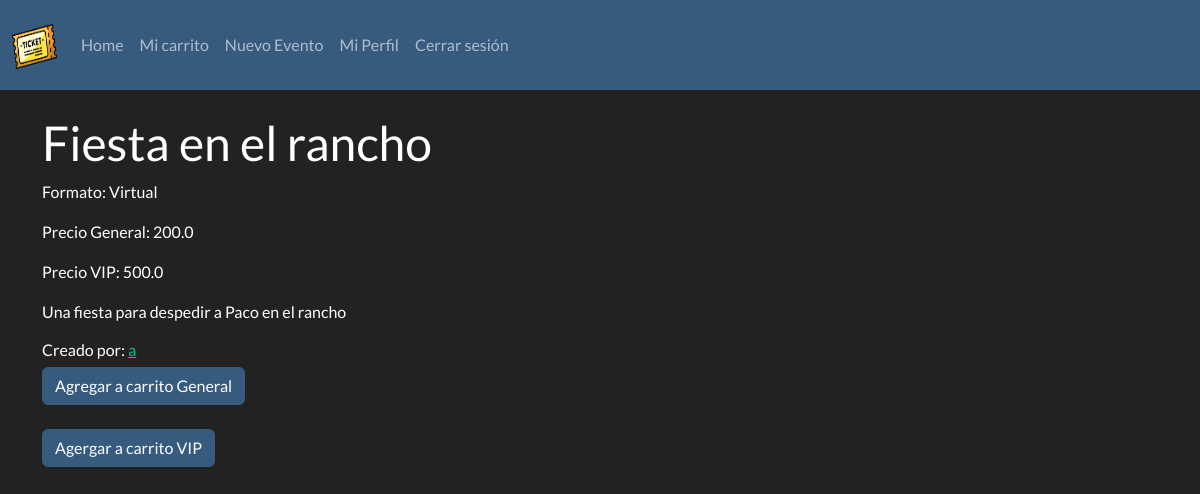
The page /evento/5 (signed in) on the database its author committed.
### app/models.py (models this page shows, shortened)
class Evento(db.Model):
	id = db.Column(db.Integer, primary_key=True)
	nombre = db.Column(db.String(320), nullable=False)
	descripcion = db.Column(db.Text)
	fecha = db.Column(db.DateTime, nullable=False)
	user_id = db.Column(db.Integer, db.ForeignKey('user.id'), nullable=False)
	precio_general = db.Column(db.Float)
	precio_vip = db.Column(db.Float)
	@hybrid_property
	def organizador(self):
		return User.query.filter_by(id=self.user_id).first()
	@hybrid_property
	def tipo(self):
		if EventoVirtual.query.filter_by(id=self.id).first():
			return "Virtual"
		if EventoPresencial.query.filter_by(id=self.id).first():
			return "Presencial"

class User(db.Model, UserMixin):
	id = db.Column(db.Integer, primary_key=True)
	nombre = db.Column(db.String(320), nullable=False)
	username = db.Column(db.String(25), unique=True, nullable=False)
	email = db.Column(db.String(320), unique=True, nullable=False)
	password = db.Column(db.String(25), nullable=False)
	eventos = db.relationship('Evento', backref='creator', lazy=True)
	@hybrid_property
	def tipo(self):
		if Administrador.query.filter_by(id=self.id).first():
			return "Administrador"
		elif Comprador.query.filter_by(id=self.id).first():
			return "Comprador"
		elif Organizador.query.filter_by(id=self.id).first():
			return "Organizador"

### app/routes.py (the view)
@app.route('/evento/<int:evento_id>')
@login_required
def evento(evento_id):
	evento = Evento.query.filter_by(id=evento_id).first_or_404()
	boleto = Boleto.query.filter_by(user_id=current_user.id, evento_id=evento.id).first()
	if boleto:
		boleto = BoletoVirtual.query.filter_by(id=boleto.id).first() if boleto.tipo == "Virtual" else BoletoPresencial.query.filter_by(id=boleto.id).first()
	else:
		boleto = None
	return render_template('evento.html', evento=evento, boleto=boleto)

### app/models.py (called while the page is built)
@login_manager.user_loader
def load_user(user_id):
	return User.query.get(int(user_id))

	@hybrid_property
	def tipo(self):
		if BoletoVirtual.query.filter_by(id=self.id).first():
			return "Virtual"
		if BoletoPresencial.query.filter_by(id=self.id).first():
			return "Presencial"

### app/templates/evento.html (shortened to what this page needs)
{% extends 'layout.html' %}
{% block body %}
<br>
<h1>{{ evento.nombre }}</h1>
	<p>Formato: {{ evento.tipo }}</p>
	<p>Precio General: {{ evento.precio_general }}</p>
	<p>Precio VIP: {{ evento.precio_vip }}</p>
	<p>{{ evento.descripcion }}</p>
	<h6>Creado por: <a href="{{ url_for('profile', username=evento.organizador.username) }}">{{ evento.organizador.nombre }}</a></h3>
	<form action="{{ url_for('agregar_carrito', evento_id=evento.id, tipo='General') }}" method="post">
		<button class="btn btn-primary" name="comprar" value="General">Agregar a carrito General</button>
		<br><br>
		<button class="btn btn-primary" name="comprar" value="VIP">Agergar a carrito VIP</button>
	</form>
{% endblock %}

### rows shown on the page
Evento: nombre "Fiesta en el rancho", precio_general "200.0", precio_vip "500.0", descripcion "Una fiesta para despedir a Paco en el rancho"
User: organizador.nombre "a"

### other values the page prints
{{ evento.tipo }} "Virtual"
